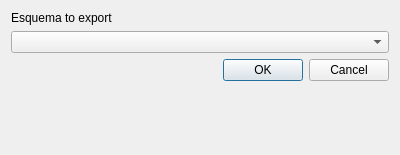
<?xml version="1.0" encoding="UTF-8"?>
<ui version="4.0">
 <class>exportEsquema_dlg</class>
 <widget class="QDialog" name="exportEsquema_dlg">
  <property name="geometry">
   <rect>
    <x>0</x>
    <y>0</y>
    <width>400</width>
    <height>155</height>
   </rect>
  </property>
  <property name="windowTitle">
   <string>Dialog</string>
  </property>
  <layout class="QFormLayout" name="formLayout">
   <item row="4" column="1">
    <widget class="QDialogButtonBox" name="buttonBox">
     <property name="orientation">
      <enum>Qt::Horizontal</enum>
     </property>
     <property name="standardButtons">
      <set>QDialogButtonBox::Cancel|QDialogButtonBox::Ok</set>
     </property>
    </widget>
   </item>
   <item row="2" column="0" colspan="2">
    <widget class="QComboBox" name="comboBox_esquemes"/>
   </item>
   <item row="1" column="0" colspan="2">
    <widget class="QLabel" name="label_esquemaToExport">
     <property name="sizePolicy">
      <sizepolicy hsizetype="Preferred" vsizetype="Fixed">
       <horstretch>0</horstretch>
       <verstretch>0</verstretch>
      </sizepolicy>
     </property>
     <property name="text">
      <string>Esquema to export</string>
     </property>
    </widget>
   </item>
  </layout>
 </widget>
 <resources/>
 <connections>
  <connection>
   <sender>buttonBox</sender>
   <signal>accepted()</signal>
   <receiver>exportEsquema_dlg</receiver>
   <slot>accept()</slot>
   <hints>
    <hint type="sourcelabel">
     <x>248</x>
     <y>254</y>
    </hint>
    <hint type="destinationlabel">
     <x>157</x>
     <y>274</y>
    </hint>
   </hints>
  </connection>
  <connection>
   <sender>buttonBox</sender>
   <signal>rejected()</signal>
   <receiver>exportEsquema_dlg</receiver>
   <slot>reject()</slot>
   <hints>
    <hint type="sourcelabel">
     <x>316</x>
     <y>260</y>
    </hint>
    <hint type="destinationlabel">
     <x>286</x>
     <y>274</y>
    </hint>
   </hints>
  </connection>
 </connections>
</ui>
